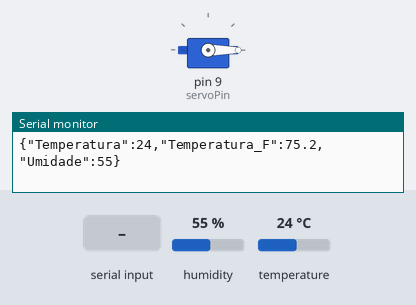
Simulated run of this sketch. Board: Arduino Uno, built with avr-gcc and run on an emulated ATmega328P. Parts: servo, the last lines printed to the serial monitor. Inputs (shaded band) come from the test bench; at power-on: humidity 55 %, temperature 24 °C.

Above: at 1.2 s.
1.3 s: "90,45\n" received over Serial
At 3.7 s:
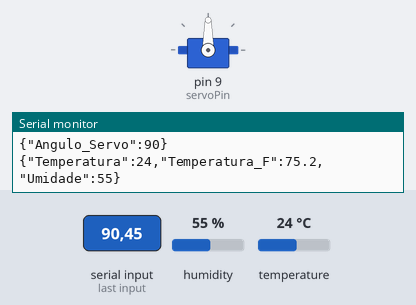
4.5 s: "30,150\n" received over Serial
At 7.0 s:
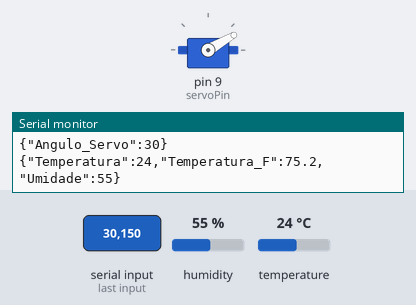
7.5 s: "90\n" received over Serial
At 10.3 s:
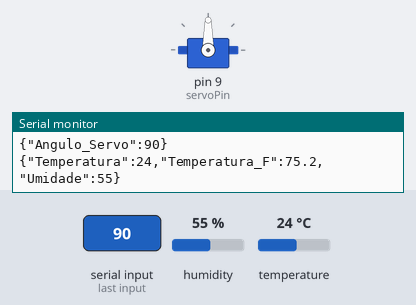
Timing chart, 0 to 11.8 s (numbered marks = the images above; inputs shaded):
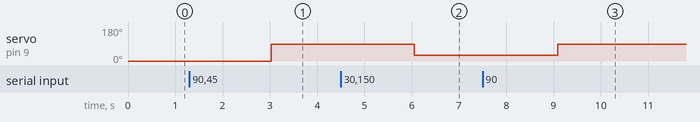

Measured:
- after the input at 1.3 s, servo on pin 9 (servoPin): 0° → 90° after 1.7 s
- after the input at 4.5 s, servo on pin 9 (servoPin): 90° → 30° after 1.6 s
- after the input at 7.5 s, servo on pin 9 (servoPin): 30° → 90° after 1.6 s

The sketch:

codigo_CP1.ino
```cpp
#include <ArduinoJson.h>
#include <Servo.h>  // Biblioteca para o Servo
#include <DHT.h>    // Biblioteca para o DHT

#define servoPin 9  // Pino do Servo
#define DHTPIN 2    // Pino onde o DHT11 está conectado
#define DHTTYPE DHT11 // Definindo o tipo de DHT

Servo meuServo;  // Criando o objeto Servo
DHT dht(DHTPIN, DHTTYPE); // Criando o objeto DHT

int angulo = 0;  // Variável para armazenar o ângulo recebido

void setup() {
  Serial.begin(9600);

  meuServo.attach(servoPin); // Ligando o servo no pino 9
  meuServo.write(0); // Inicia o servo em 0 graus

  dht.begin(); // Inicializa o DHT11
}

void loop() {
  //  Verifica se há dados disponíveis na serial
  if (Serial.available() > 0) {
    String comando = Serial.readStringUntil('\n'); // Lê até o fim da linha
    angulo = comando.toInt(); // Converte para número inteiro

    //  Verifica se o valor está dentro do intervalo permitido (0 a 180 graus)
    if (angulo >= 0 && angulo <= 180) {
      meuServo.write(angulo); // Move o servo para o ângulo desejado

      //  Envia JSON com o novo ângulo
      StaticJsonDocument<100> json;
      json["Angulo_Servo"] = angulo;

      serializeJson(json, Serial);
      Serial.println();
      // Nova linha para o Node-RED interpretar corretamente
    }
  }

  float temperatura = dht.readTemperature(); // Lê a temperatura em Celsius
  float umidade = dht.readHumidity(); // Lê a umidade


  StaticJsonDocument<200> json;
  json["Temperatura"] = temperatura;
  json["Temperatura_F"] = (temperatura * 1.8) + 32; //conta para transformar em fahrenheit
  json["Umidade"] = umidade;

  serializeJson(json, Serial);
  Serial.print("\n");  // Garantir que o JSON fique correto

  delay(3000); // Pequeno delay para evitar leituras muito rápidas
}
```
